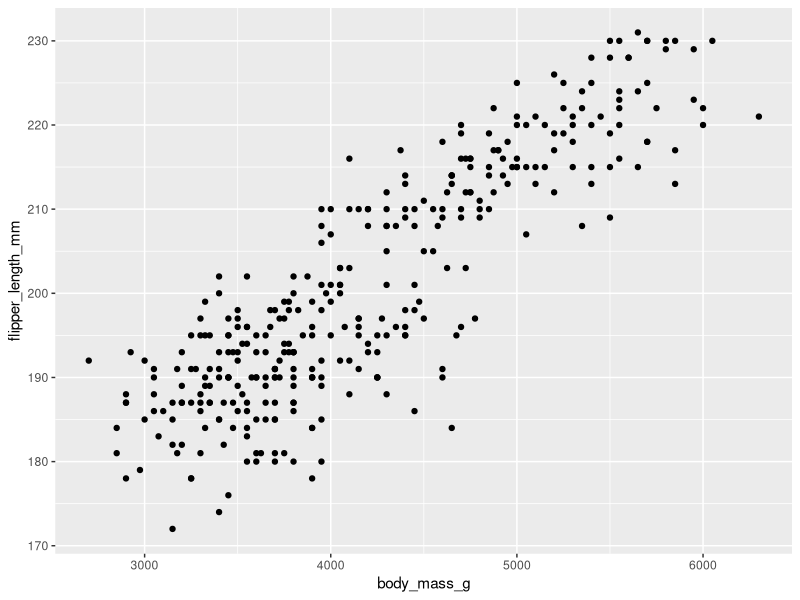

This figure's R source:
## ---- chunk 1
knitr::opts_chunk$set(echo = TRUE)
library(tidyverse)
library(palmerpenguins)
## ---- chunk 2
ggplot(data = penguins, aes(x = body_mass_g, 
      y = flipper_length_mm)) + 
                              geom_point()
## ---- chunk 3
adelie <- penguins %>% 
  filter(species == "Adelie")
